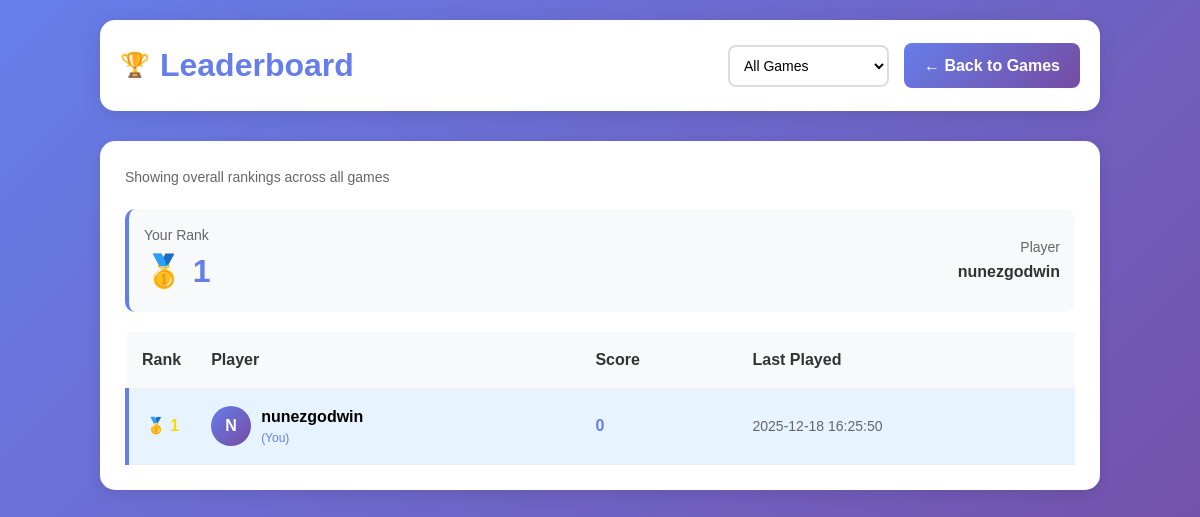
Page /player/leaderboard (signed in) on the committed database.
### tables this page shows
CREATE TABLE users (
            id INTEGER PRIMARY KEY AUTOINCREMENT,
            username TEXT NOT NULL UNIQUE,
            email TEXT NOT NULL UNIQUE,
            password TEXT NOT NULL,
            role TEXT DEFAULT 'player',
            status TEXT DEFAULT 'active',
            created_at TIMESTAMP DEFAULT CURRENT_TIMESTAMP,
            last_login TIMESTAMP
        );

### app.py (the view)
@app.route("/player/leaderboard")
@login_required
def player_leaderboard():
    game = request.args.get("game", "")
    conn = get_db_connection()
    cursor = conn.cursor()
    if game:
        cursor.execute(
            """
            SELECT u.username, SUM(s.score) as total_score,
                   MAX(s.last_played) as last_played
            FROM scores s
            JOIN users u ON s.user_id = u.id
            WHERE s.game = ? AND u.status = 'active'
            GROUP BY u.id
            ORDER BY total_score DESC, last_played DESC
            LIMIT 50
        """,
            (game,),
        )
    else:
        cursor.execute(
            """
            SELECT u.username, SUM(s.score) as total_score,
                   MAX(s.last_played) as last_played
            FROM scores s
            JOIN users u ON s.user_id = u.id
            WHERE u.status = 'active'
            GROUP BY u.id
            ORDER BY total_score DESC, last_played DESC
            LIMIT 50
        """
        )
    leaderboard = [dict(row) for row in cursor.fetchall()]
    user_rank = get_user_rank(session["user_id"], game if game else None)
    conn.close()
    return render_template(
        "player/leaderboard.html",
        leaderboard=leaderboard,
        game=game,
        user_rank=user_rank,
    )

### app.py (called while the page is built)
def get_db_connection():
    conn = sqlite3.connect(Config.DATABASE_PATH)
    conn.row_factory = sqlite3.Row
    return conn

def get_user_rank(user_id, game=None):
    conn = get_db_connection()
    cursor = conn.cursor()
    if game:
        cursor.execute(
            """
            SELECT user_id, SUM(score) as total_score,
                   RANK() OVER (ORDER BY SUM(score) DESC) as rank
            FROM scores
            WHERE game = ?
            GROUP BY user_id
        """,
            (game,),
        )
    else:
        cursor.execute(
            """
            SELECT user_id, SUM(score) as total_score,
                   RANK() OVER (ORDER BY SUM(score) DESC) as rank
            FROM scores
            GROUP BY user_id
        """
        )
    rankings = cursor.fetchall()
    user_rank = None
    for row in rankings:
        if row["user_id"] == user_id:
            user_rank = row["rank"]
            break
    conn.close()
    return user_rank

def login_required(f):
    @wraps(f)
    def decorated_function(*args, **kwargs):
        if "user_id" not in session:
            return redirect(url_for("signin"))
        return f(*args, **kwargs)
    return decorated_function

### templates/player/leaderboard.html (shortened to what this page needs)
<!DOCTYPE html>
<html lang="en">
<head>
    <link rel="stylesheet" href="/static/css/style.css">
</head>
<body>
    <div class="container">
        <div class="header">
            <h1><span class="medal">🏆</span> Leaderboard</h1>
            <div class="controls">
                <select id="gameFilter">
                    <option value="">All Games</option>
                </select>
                <a href="/player/menu" class="btn btn-primary">← Back to Games</a>
            </div>
        </div>
        <div class="leaderboard-container">
            <div class="filter-info">
                {% if game %}
                    Showing rankings for: <strong>{{ game.replace('_', ' ').title() }}</strong>
                {% else %}
                    Showing overall rankings across all games
                {% endif %}
            </div>
            {% if user_rank %}
            <div class="my-rank">
                <div>
                    <div style="font-size: 14px; color: #666;">Your Rank</div>
                    <div class="rank-number">
                        {% if user_rank == 1 %}🥇
                        {% elif user_rank == 2 %}🥈
                        {% elif user_rank == 3 %}🥉
                        {% endif %}
                        {{ user_rank }}
                    </div>
                </div>
                <div style="text-align: right;">
                    <div style="font-size: 14px; color: #666;">Player</div>
                    <div style="font-weight: bold; color: #333;">{{ session.username }}</div>
                </div>
            </div>
            {% endif %}
            {% if leaderboard %}
            <table>
                <thead>
                    <tr>
                        <th class="rank-cell">Rank</th>
                        <th>Player</th>
                        <th>Score</th>
                        <th>Last Played</th>
                    </tr>
                </thead>
                <tbody>
                    {% for player in leaderboard %}
                    {% set is_current = player.username == session.username %}
                    <tr {% if is_current %}class="current-player"{% endif %}>
                        <td class="rank-cell {% if loop.index == 1 %}rank-1{% elif loop.index == 2 %}rank-2{% elif loop.index == 3 %}rank-3{% endif %}">
                            {% if loop.index == 1 %}🥇
                            {% elif loop.index == 2 %}🥈
                            {% elif loop.index == 3 %}🥉
                            {% endif %}
                            {{ loop.index }}
                        </td>
                        <td>
                            <div class="player-cell">
                                <div class="player-avatar">{{ player.username[0]|upper }}</div>
                                <div>
                                    <div style="font-weight: bold;">{{ player.username }}</div>
                                    {% if is_current %}
                                    <div style="font-size: 12px; color: #667eea;">(You)</div>
                                    {% endif %}
                                </div>
                            </div>
                        </td>
                        <td class="score-cell">{{ player.total_score }}</td>
                        <td style="color: #666; font-size: 14px;">{{ player.last_played }}</td>
                    </tr>
                    {% endfor %}
                </tbody>
            </table>
            {% endif %}
        </div>
    </div>
</body>
</html>

### static/css/style.css (style rules this page uses)
* { margin: 0; padding: 0; box-sizing: border-box; }
body { font-family: 'Arial', sans-serif; line-height: 1.6; }
.btn { display: inline-block; padding: 10px 20px; border-radius: 5px; text-decoration: none; font-weight: bold; cursor: pointer; border: none; transition: all 0.3s; }
.btn-primary { background: #667eea; color: white; }

### templates/player/leaderboard.html (style rules this page uses)
body { background: linear-gradient(135deg, #667eea 0%, #764ba2 100%); min-height: 100vh; padding: 20px; font-family: 'Arial', sans-serif; }
.container { max-width: 1000px; margin: 0 auto; }
.header { display: flex; justify-content: space-between; align-items: center; margin-bottom: 30px; padding: 20px; background: white; border-radius: 15px; box-shadow: 0 4px 20px rgba(0, 0, 0, 0.1); }
.header h1 { color: #667eea; margin: 0; display: flex; align-items: center; gap: 10px; }
.controls { display: flex; gap: 15px; align-items: center; }
select { padding: 10px; border-radius: 8px; border: 2px solid #ddd; background: white; font-size: 14px; }
.btn { padding: 10px 20px; border-radius: 8px; border: none; font-weight: bold; cursor: pointer; text-decoration: none; display: inline-flex; align-items: center; gap: 8px; transition: transform 0.2s; }
.btn-primary { background: linear-gradient(135deg, #667eea 0%, #764ba2 100%); color: white; }
.leaderboard-container { background: white; border-radius: 15px; padding: 25px; box-shadow: 0 4px 15px rgba(0, 0, 0, 0.1); }
.filter-info { margin-bottom: 20px; color: #666; font-size: 14px; }
.my-rank { background: #f8f9fa; border-radius: 10px; padding: 15px; margin-bottom: 20px; display: flex; justify-content: space-between; align-items: center; border-left: 4px solid #667eea; }
.my-rank .rank-number { font-size: 32px; font-weight: bold; color: #667eea; }
.medal { font-size: 24px; }
table { width: 100%; border-collapse: collapse; }
th, td { padding: 15px; text-align: left; border-bottom: 1px solid #eee; }
th { background: #f8f9fa; color: #333; font-weight: bold; }
.rank-cell { text-align: center; font-weight: bold; width: 60px; }
.rank-1 { color: #ffd700; }
.player-cell { display: flex; align-items: center; gap: 10px; }
.player-avatar { width: 40px; height: 40px; background: linear-gradient(135deg, #667eea 0%, #764ba2 100%); border-radius: 50%; display: flex; align-items: center; justify-content: center; color: white; font-weight: bold; }
.current-player { background: #e7f3ff; border-left: 4px solid #667eea; }
.score-cell { font-weight: bold; color: #667eea; }

### rows in the picture
users: username "nunezgodwin", username "N", total_score "0", last_played "2025-12-18 16:25:50"

### other values in the picture
{{ user_rank }} "1"
